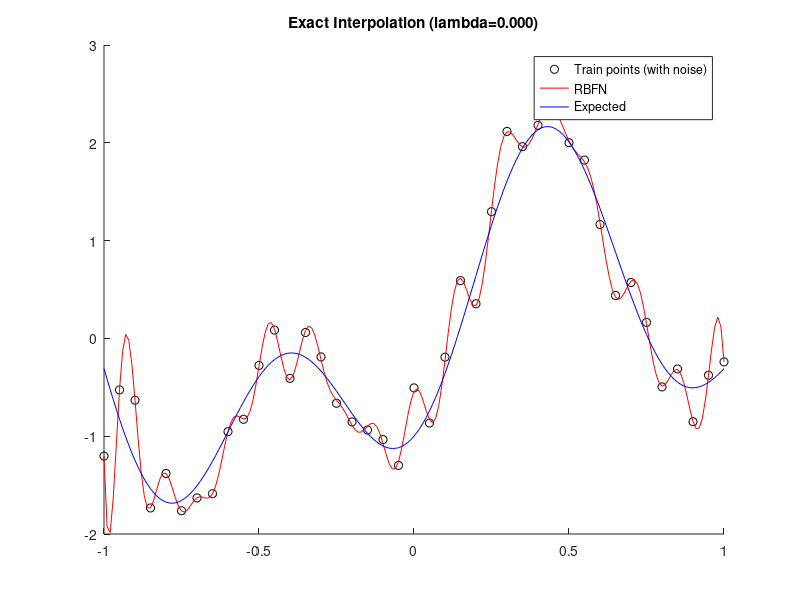
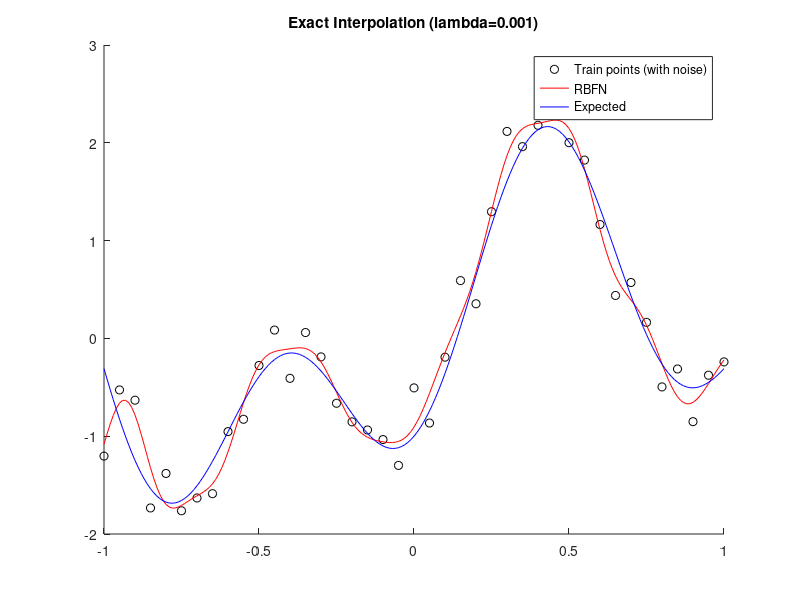
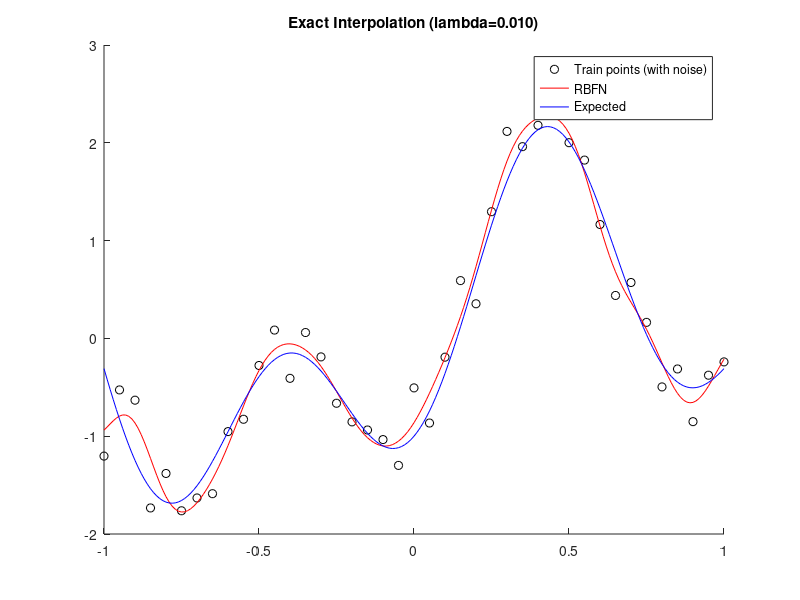
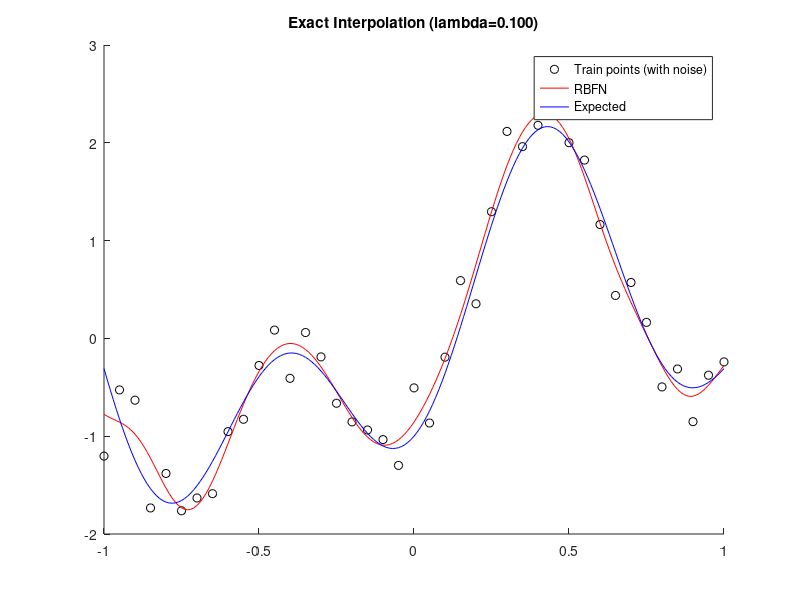

Write the MATLAB code that produced these figures, in order.
clc
clear
close all

%for reproducibility
rng(3);
% train data
train_x = -1:0.05:1;
train_y = 1.2*sin(pi*train_x) - cos(2.4*pi*train_x) + 0.3*randn(1, size(train_x, 2));
% test data
test_x = -1:0.01:1;
test_y = 1.2*sin(pi*test_x) - cos(2.4*pi*test_x);

r_factors = [0, 0.001, 0.01, 0.1, 1, 10, 100];
for i = r_factors
    % exact interpolation on train
    % no need to square or sqrt since x has only 1 value
    lambda = i;
    r = abs(train_x'-train_x);
    % gaussian rbf
    phi = exp( (r.^2) / (-2*((0.1)^2)) );
    % applying regularization method to determine new weights
    w = pinv((phi'*phi) + lambda*eye(size(phi, 2))) * (phi'*train_y');

    %predict y
    r_test = abs(test_x' - train_x);
    phi = exp( (r_test.^2) / (-2*((0.1)^2)) );
    y_predict = (phi*w)';

    fig = figure();
    hold on
    plot(train_x,train_y,'ok')
    plot(test_x,y_predict, 'r')
    plot(test_x,test_y, 'b')
    legend('Train points (with noise)','RBFN','Expected', 'Location', 'Best')
    title(sprintf('Exact Interpolation (lambda=%.3f)', i))
    saveas(fig, sprintf('q1c_%.3f.png', i))
    hold off

    %MSE of test
    mse_test = sum((y_predict-test_y).^2)/size(y_predict, 2);
    fprintf('Mean Square Error on test (lambda = %0.3f): %f\n', i, mse_test);
end
